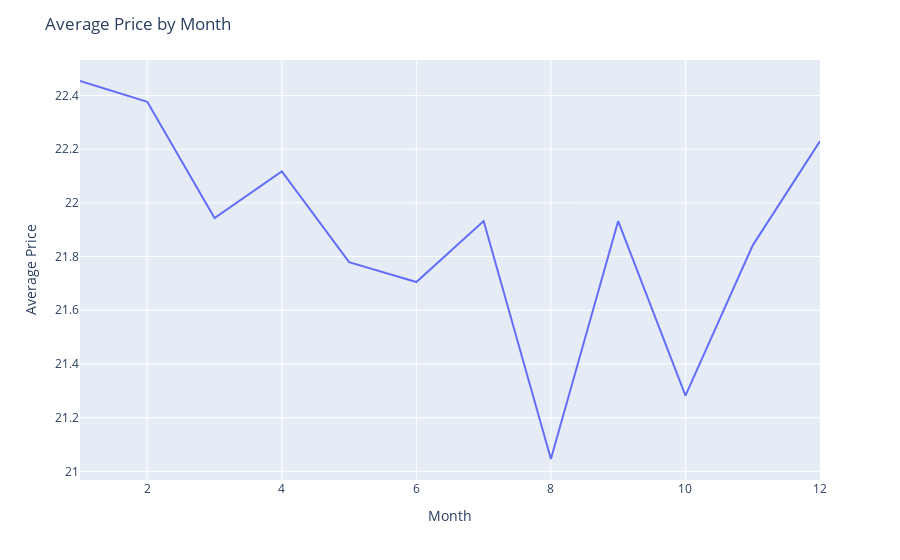

Notebook code cell kept with this figure:
### Code cell
fig = px.line(price_by_month, x=price_by_month.index, y="price",)
fig.update_layout(
    yaxis_title="Average Price", 
    xaxis_title="Month",
    legend_title="", 
    title="Average Price by Month"
)
fig.show()

### Figure 1 — Plotly figure (JSON) as saved in the notebook; plotly's stock layout.template omitted (floating-point values rounded to 4 significant figures)
{"data": [{"hovertemplate": "time=%{x}<br>price=%{y}<extra></extra>", "legendgroup": "", "line": {"color": "#636efa", "dash": "solid"}, "marker": {"symbol": "circle"}, "mode": "lines", "name": "", "orientation": "v", "showlegend": false, "type": "scatter", "x": [1, 2, 3, 4, 5, 6, 7, 8, 9, 10, 11, 12], "xaxis": "x", "y": [22.45, 22.38, 21.94, 22.12, 21.78, 21.71, 21.93, 21.05, 21.93, 21.28, 21.84, 22.23], "yaxis": "y"}], "layout": {"autosize": true, "legend": {"title": {"text": ""}, "tracegroupgap": 0}, "margin": {"t": 60}, "title": {"text": "Average Price by Month"}, "xaxis": {"anchor": "y", "autorange": true, "domain": [0, 1], "range": [1, 12], "title": {"text": "Month"}, "type": "linear"}, "yaxis": {"anchor": "x", "autorange": true, "domain": [0, 1], "range": [20.97, 22.53], "title": {"text": "Average Price"}, "type": "linear"}}}
